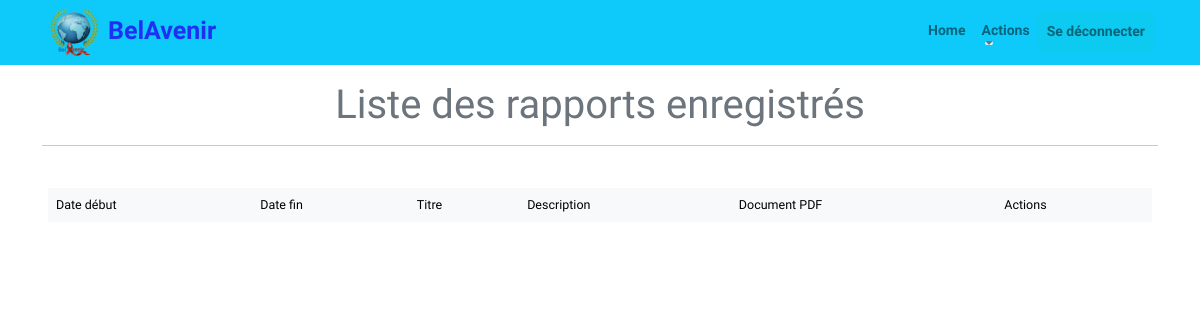
Page /belavenir/administration/liste_rapport/ (signed in) on the earlier database version.
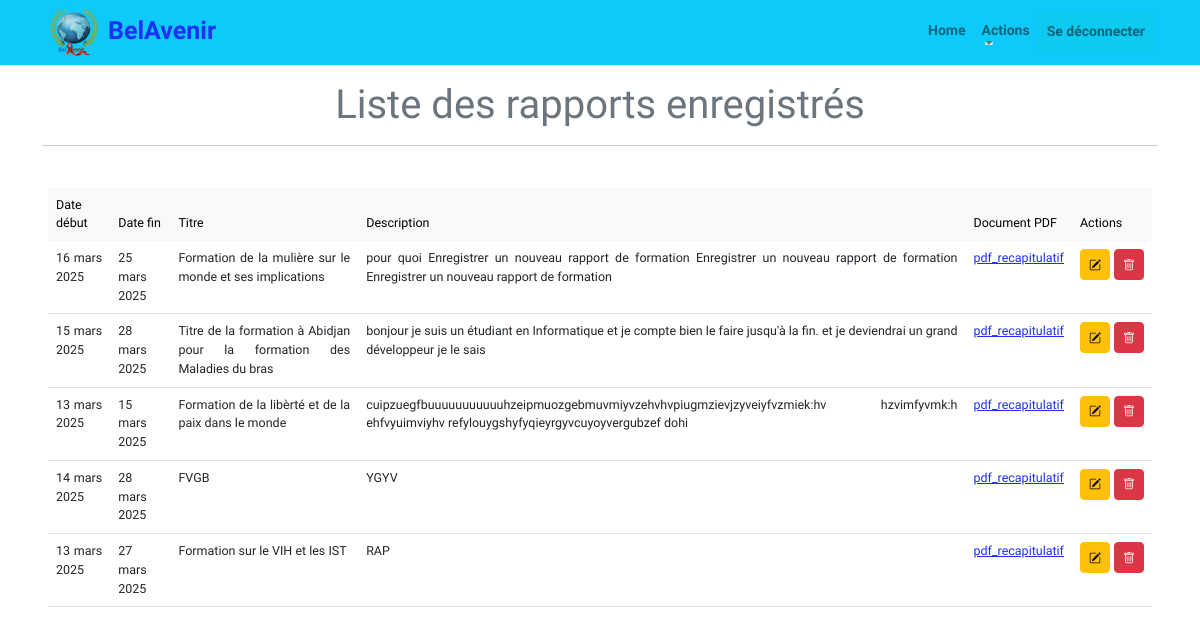
Same page on the later database version.
### MyApps/models.py (models this page shows, shortened)
class RapportFormation(models.Model):
    date_debut = models.DateField(null=True, blank=True)
    date_fin = models.DateField(null=True, blank=True)
    lieu = models.CharField(max_length=220, default='abidjan')
    titre = models.CharField(null=False, blank=False, max_length=225)
    description = models.TextField(blank=False, null=False)
    pdf_recapitulatif = models.FileField(upload_to='doc_pdf/', blank=True, null=True)
    img_formation = models.FileField(upload_to='doc_img_formation/', default='doc_img_formation/img.png', blank=True, null=True)
    save_date = models.DateTimeField(auto_now_add=True)
    save_by = models.ForeignKey(User, on_delete=models.PROTECT)
    class Meta:
        ordering = ['-save_date']

### MyApps/views.py (the view)
# urls.py: path('<str:username>/administration/liste_rapport/', liste_rapport, name='liste_rapport'),
@login_required(login_url='login_Administration/')
@user_passes_test(is_admin)
def liste_rapport(request, username, *args, **kwargs):
    user = User.objects.get(username=username)
    listes = RapportFormation.objects.all()
    return render(request, 'liste_rapports.html', {'liste': listes, 'user': user})

### MyApps/views.py (called while the page is built)
def is_admin(user):
    return user.is_authenticated and user.is_staff and user.is_superuser

### MyApps/templates/liste_rapports.html (shortened to what this page needs)
<!DOCTYPE html>
{% load static %}
<html lang="fr">
{% include "header.html" with mon_titre='Liste des rapports' %}
<body>
    <main class="flex-shrink-0">
        <header class="header_slide">
            {% include "admin_nav.html" %}
        </header>
        <section class="py-4">
        <div class="container marketing">
            <h1 class="text-muted text-center">Liste des rapports enregistrés</h1>
            <hr>
        </div>
    </section>
    <div class="py-3 px-5">
        <table class="table">
            <thead class="table-light">
                <tr>
                    <th>Date début</th>
                    <th>Date fin</th>
                    <th>Titre</th>
                    <th>Description</th>
                    <th>Document PDF</th>
                    <th>Actions</th>
                </tr>
            </thead>
            <tbody>
                {% for liste in liste %}
                    <tr>
                        <td>{{liste.date_debut}}</td>
                        <td>{{liste.date_fin}}</td>
                        <td>{{liste.titre}}</td>
                        <td>{{liste.description}}</td>
                        <td><a href="{{liste.pdf_recapitulatif.url}}">pdf_recapitulatif</a></td>
                        <td>
                            <div style="display: flex; gap: 4px;">
                                <a href="{% url 'modifier_rapport' user.username liste.id %}" class="btn btn-warning btn-sm">
                                    <i class="bi bi-pencil-square" style="font-size: 12px;"></i>
                                </a>
                                <a class="btn btn-danger btn-sm">
                                    <i class="bi bi-trash" style="font-size: 12px;"></i>
                                </a>
                            </div>
                        </td>
                    </tr>
                {% endfor %}
            </tbody>
        </table>
    </div>
    </main>
</body>
</html>

### MyApps/templates/header.html (shortened to what this page needs)
{% load static %}
<head>
    <link href="https://cdn.jsdelivr.net/npm/bootstrap-icons@1.8.1/font/bootstrap-icons.css" rel="stylesheet" />
    <link rel="stylesheet" href="https://cdnjs.cloudflare.com/ajax/libs/icofont/1.0.1/css/icofont.min.css">
    <link href="{% static 'css/styles.css' %}" rel="stylesheet" />
    <link rel="stylesheet" href="https://unpkg.com/aos@next/dist/aos.css" />
</head>

### MyApps/templates/admin_nav.html (shortened to what this page needs)
{% load static %}
<div class="naviga">
    <nav class="navbar navbar-expand-lg navbar-light bg-white py-0">
        <div class="container px-3">
            <a class="navbar-brand mouvement4" href="{% url 'administration' user.username %}" ><img style="height: 55px; transform: translateY(-1.5px); margin-right: 7px;" src="{% static 'assets/logo.png' %}" alt=""><span class="fw-bolder text-primary logo_title">BelAvenir</span></a>
            <div class="collapse navbar-collapse mouvement4" id="navbarSupportedContent">
                <ul class="navbar-nav ms-auto mb-2 mb-lg-0 small fw-bolder">
                    <li class="nav-item"><a class="nav-link" href="{% url 'administration' user.username %}">Home</a></li>
                    <li class="nav-item dropdown">
                        <a class="nav-link dropdown-toggle" href="#" id="dropdown03" data-bs-toggle="dropdown" aria-expanded="false">Actions</a>
                    </li>
                    <li class="nav-item"><a class="nav-link btn btn-info" href="{% url 'logout' %}">Se déconnecter</a></li>
                </ul>
            </div>
        </div>
    </nav>
</div>

Differences in the rows shown:
added RapportFormation: date_debut "16 mars 2025", date_fin "25 mars 2025", titre "Formation de la mulière sur le monde et ses implications", description "pour quoi Enregistrer un nouveau rapport de formation Enregistrer un nouveau rapport de formation Enregistrer un nouveau rapport de formation"
added RapportFormation: date_debut "15 mars 2025", date_fin "28 mars 2025", titre "Titre de la formation à Abidjan pour la formation des Maladies du bras", description "bonjour je suis un étudiant en Informatique et je compte bien le faire jusqu'à la fin. et je deviendrai un grand développeur je le sais"
added RapportFormation: date_debut "13 mars 2025", date_fin "15 mars 2025", titre "Formation de la libèrté et de la paix dans le monde", description "cuipzuegfbuuuuuuuuuuuhzeipmuozgebmuvmiyvzehvhvpiugmzievjzyveiyfvzmiek:hv hzvimfyvmk:h ehfvyuimviyhv refylouygshyfyqieyrgyvcuyoyvergubzef dohi"
added RapportFormation: date_debut "14 mars 2025", date_fin "28 mars 2025", titre "FVGB", description "YGYV"
added RapportFormation: date_debut "13 mars 2025", date_fin "27 mars 2025", titre "Formation sur le VIH et les IST", description "RAP"
